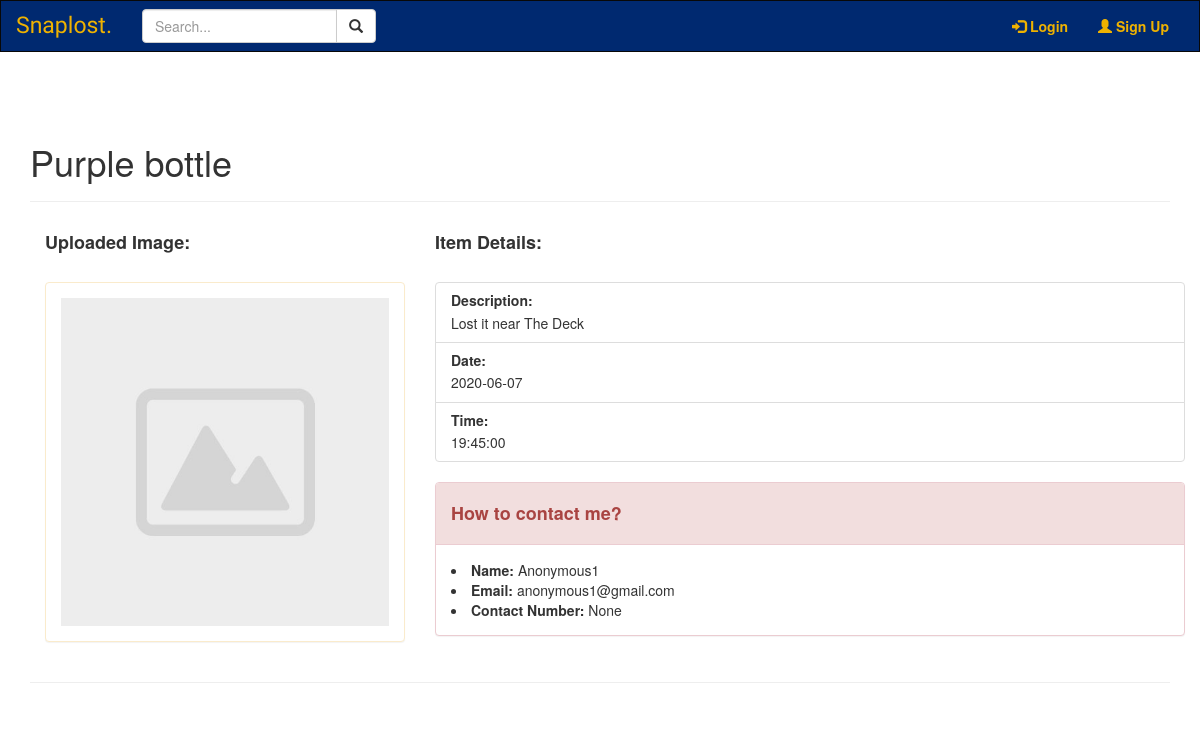
/2, run on the app's committed database.
### models.py (models this page shows, shortened)
class SearchableMixin(object):
	@classmethod
	def reindex(cls):
		for obj in cls.query:
			add_to_index(cls.__tablename__, obj)

class Item(SearchableMixin, db.Model):
	__tablename__ = "item"
	__table_args__ = {'extend_existing': True}
	__searchable__ = ['item', 'description']
	id = db.Column(db.Integer, primary_key=True)
	category = db.Column(db.String(100), nullable=False)
	item = db.Column(db.String(100), nullable=False)
	description = db.Column(db.String(1000), nullable=False)
	occurdate = db.Column(db.Date)
	time = db.Column(db.Time)
	number = db.Column(db.String(100))
	photo = db.Column(db.String(100))
	user_id = db.Column(db.Integer, db.ForeignKey('user.id'))

class User(UserMixin, db.Model):
	__tablename__ = "user"
	__table_args__ = {'extend_existing': True}
	id = db.Column(db.Integer, primary_key=True)
	email = db.Column(db.String(100), unique=True)
	password = db.Column(db.String(100))
	name = db.Column(db.String(1000), unique=True)
	listing = db.relationship('Item', backref='lister', cascade='all, delete-orphan', lazy='dynamic')

### item.py (the view)
@item.route('/<int:listing_id>')
def listing(listing_id):
    listing = Item.query.filter_by(id=listing_id).first()
    return render_template('listing.html', listing=listing)

### forms.py
class SearchForm(FlaskForm):
    q = StringField('Search...', validators=[DataRequired()])
    def __init__(self, *args, **kwargs):
        if 'formdata' not in kwargs:
            kwargs['formdata'] = request.args
        if 'csrf_enabled' not in kwargs:
            kwargs['csrf_enabled'] = False
        super(SearchForm, self).__init__(*args, **kwargs)

### main.py (called while the page is built)
@main.before_app_request
def before_request():
	g.search_form = SearchForm()
	Item.reindex()

### search.py (called while the page is built)
def add_to_index(index, model):
	if not current_app.elasticsearch:
		return
	payload = {}
	for field in model.__searchable__:
		payload[field] = getattr(model, field) #equivalent to model.field
	current_app.elasticsearch.index(index=index, id=model.id, body=payload)

### templates/listing.html (shortened to what this page needs)
{% extends 'base.html' %}
{% block content %}
<div class='page-header'>
    <h1> {% block title %} {{ listing.item }} {% endblock %} </h1>
</div>
<div class='container'>
    <div class='row'>
        <div class='col-sm-4'>
            <h4><b> Uploaded Image: </b></h4>
            <br>
            <div class="panel panel-warning">
                <div class='panel-body'>
                    {% if listing.photo %}
                    <img src="{{ url_for('static', filename=listing.photo) }}" class='img-responsive' style="width:100% height:100%">
                    {% else %}
                    <img src="{{ url_for('static', filename='default.jpg') }}"  class="img-responsive" style="width:100%" alt="Image">
                    {% endif %}
                </div>
            </div>
        </div>
        <div class='col-sm-8'>
            <div class='row'>
                <div class='col-sm-12'>
                    <h4> <b> Item Details: </b> </h4>
                    <br>
                    <div class="list-group">
                        <div class="list-group-item">
                            <h5 class="list-group-item-heading"> <b> Description: </b> </h5>
                            <p class="list-group-item-text">{{ listing.description }}</p>
                        </div>
                        <div class="list-group-item">
                            <h5 class="list-group-item-heading"><b> Date: </b> </h5>
                            <p class="list-group-item-text"> {{ listing.occurdate }}</p>
                        </div>
                        <div class="list-group-item">
                            <h5 class="list-group-item-heading"><b> Time: </b> </h5>
                            <p class="list-group-item-text">{{ listing.time }}</p>
                        </div>
                    </div>
                </div>
            </div>
            <div class='row'>
                <div class='col-sm-12'>
                    <div class="panel panel-danger">
                        <div class="panel-heading"><h4><b> How to contact me? </b></h4></div>
                        <div class="panel-body">
                            <li> <b> Name: </b> {{ listing.lister.name }} </li>
                            <li> <b> Email: </b> {{ listing.lister.email }} </li>
                            <li> <b> Contact Number: </b>
                                {% if listing.number %}
                                    {{ listing.number }}
                                {% else %}
                                    N/A
                                {% endif %}
                            </li>
                        </div>
                    </div>
                </div>
            </div>
            <div class='row'>
                <div class='col-sm-11'>
                </div>
                <div class='col-sm-1'>
                </div>
            </div>
        </div>
    </div>
</div>
<hr>
{% endblock %}

### data on the page
Item: item "Purple bottle", description "Lost it near The Deck", occurdate "2020-06-07", time "19:45:00", number "None"
User: lister.name "Anonymous1", lister.email "anonymous1@gmail.com"
